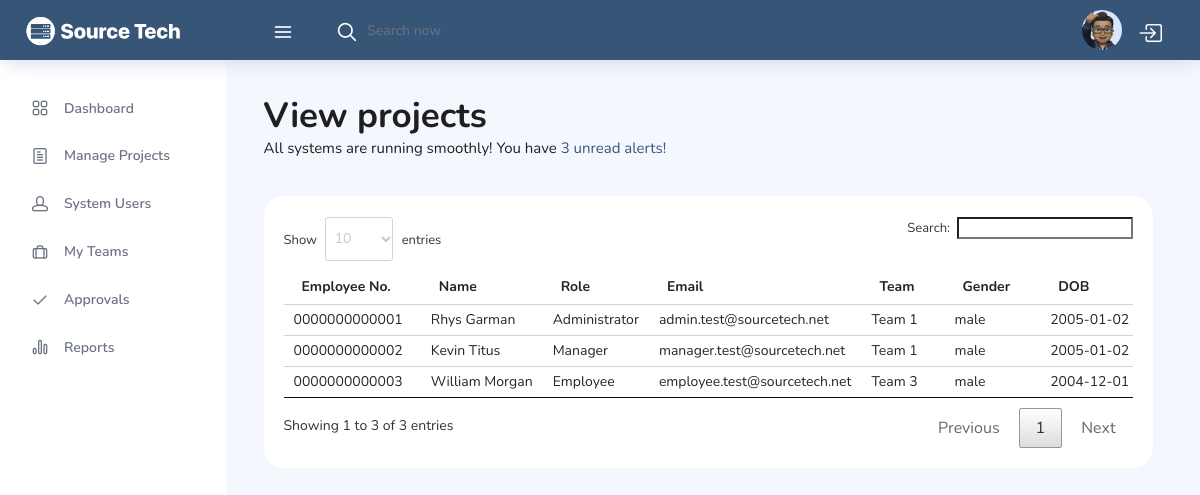
The app's page /projects/viewProjects.php with its own data.
### tables this page shows
CREATE TABLE `Users` (
  `UserID` int(11) NOT NULL,
  `accountType` varchar(64) NOT NULL,
  `firstName` varchar(64) NOT NULL,
  `middleName` varchar(64) DEFAULT NULL,
  `lastName` varchar(64) NOT NULL,
  `email` varchar(128) NOT NULL,
  `password` varchar(256) NOT NULL,
  `empNo` varchar(128) NOT NULL,
  `gender` varchar(64) NOT NULL,
  `DOB` date NOT NULL,
  `phoneNumber` varchar(64) DEFAULT NULL,
  `address` varchar(128) NOT NULL,
  `teams` varchar(64) NOT NULL,
  `lastLogin` datetime NOT NULL DEFAULT CURRENT_TIMESTAMP,
  `creationDate` datetime NOT NULL DEFAULT CURRENT_TIMESTAMP
);

### projects/viewProjects.php (the view, shortened to what this page needs)
<?php
$conn = require '../includes/dbconfig.php';
$sql = "SELECT * FROM Users";
$result = mysqli_query($conn, $sql);
?>
<!DOCTYPE html>
<html lang="en">
<head>
    <link rel="stylesheet" href="../vendors/feather/feather.css" />
    <link rel="stylesheet" href="../vendors/ti-icons/css/themify-icons.css" />
    <link rel="stylesheet" href="../vendors/css/vendor.bundle.base.css" />
    <link rel="stylesheet" href="https://cdn.jsdelivr.net/npm/bootstrap-icons@1.6.1/font/bootstrap-icons.css">
    <link rel="stylesheet" href="../vendors/datatables.net-bs4/dataTables.bootstrap4.css" />
    <link rel="stylesheet" href="../vendors/ti-icons/css/themify-icons.css" />
    <link rel="stylesheet" type="text/css" href="../js/select.dataTables.min.css" />
    <link rel="stylesheet" href="../css/vertical-layout-light/style.css" />
    <link rel="stylesheet" href="../css/jquery.dataTables.min.css" />
</head>
<body>
    <div class="container-scroller">
        <?php include "../includes/_navbar.php"; ?>
        <div class="container-fluid page-body-wrapper">
            <?php include '../includes/_adminsidebar.php'; ?>
            <div class="main-panel">
                <div class="content-wrapper">
                    <div class="row">
                        <div class="col-md-12 grid-margin">
                            <div class="row">
                                <div class="col-12 col-xl-8 mb-4 mb-xl-0">
                                    <h2 class="font-weight-bold">View projects</h2>
                                    <h6 class="font-weight-normal mb-0">
                                        All systems are running smoothly! You have
                                        <span class="text-primary">3 unread alerts!</span>
                                    </h6>
                                </div>
                                <div class="col-12 col-xl-4">
                                </div>
                            </div>
                        </div>
                    </div>
                    <div class="row">
                        <div class="col-lg-12 grid-margin stretch-card">
                            <div class="card">
                                <div class="card-body">
                                    <div class="table-responsive">
                                        <table id="data-table-basic" class="table table-hover">
                                            <thead>
                                                <tr>
                                                    <th>Employee No.</th>
                                                    <th>Name</th>
                                                    <th>Role</th>
                                                    <th>Email</th>
                                                    <th>Team</th>
                                                    <th>Gender</th>
                                                    <th>DOB</th>
                                                </tr>
                                            </thead>
                                            <tbody>
                                                <?php
                                                while ($row = mysqli_fetch_assoc($result)) {
                                                    echo "<tr onclick=\"highlightRow(this)\">";
                                                    echo "<td>" . $row['empNo'] . "</td>";
                                                    echo "<td>" . $row['firstName'] . " " . $row['lastName'] . "</td>";
                                                    echo "<td>" . $row['accountType'] . "</td>";
                                                    echo "<td>" . $row['email'] . "</td>";
                                                    echo "<td>" . $row['teams'] . "</td>";
                                                    echo "<td>" . $row['gender'] . "</td>";
                                                    echo "<td>" . $row['DOB'] . "</td>";
                                                    echo "</tr>";
                                                }
                                                ?>
                                            </tbody>
                                        </table>
                                    </div>
                                </div>
                            </div>
                        </div>
                    </div>
                </div>
            </div>
            <?php include("../includes/_footer.php"); ?>
        </div>
    </div>
</body>
</html>

### includes/_navbar.php (shortened to what this page needs)
<nav class="navbar col-lg-12 col-12 p-0 fixed-top d-flex flex-row">
    <div class="text-center navbar-brand-wrapper d-flex align-items-center justify-content-center">
        <a class="navbar-brand brand-logo mr-5" href="../dashboard.php"><img src="../images/logo.svg" class="mr-2" alt="logo" /></a>
    </div>
    <div class="navbar-menu-wrapper d-flex align-items-center justify-content-end">
        <button class="navbar-toggler navbar-toggler align-self-center" type="button" data-toggle="minimize">
            <span class="icon-menu"></span>
        </button>
        <ul class="navbar-nav mr-lg-2">
            <li class="nav-item nav-search d-none d-lg-block">
                <div class="input-group">
                    <div class="input-group-prepend hover-cursor" id="navbar-search-icon">
                        <span class="input-group-text" id="search">
                            <i class="icon-search"></i>
                        </span>
                    </div>
                    <input type="text" class="form-control" id="navbar-search-input" placeholder="Search now" aria-label="search" aria-describedby="search" />
                </div>
            </li>
        </ul>
        <ul class="navbar-nav navbar-nav-right">
            <li class="nav-item nav-profile dropdown">
                <a class="nav-link dropdown-toggle d-flex align-items-center" href="#" data-toggle="dropdown" id="profileDropdown">
                    <img src="../images/faces/face28.jpg" alt="profile" />
                </a>
            </li>
            <li class="nav-item nav-settings d-none d-lg-flex">
                <a class="nav-link" href="#" onclick="logout()">
                    <i class="bi bi-box-arrow-in-right" style="font-size: 1.5rem;"></i>
                </a>
            </li>
        </ul>
    </div>
</nav>

### includes/_adminsidebar.php (shortened to what this page needs)
<nav class="sidebar sidebar-offcanvas" id="sidebar">
    <ul class="nav">
        <li class="nav-item">
            <a class="nav-link" href="../dashboard.php">
                <i class="icon-grid menu-icon"></i>
                <span class="menu-title">Dashboard</span>
            </a>
        </li>
        <li class="nav-item">
            <a class="nav-link" data-toggle="collapse" href="#ui-basic" aria-expanded="false" aria-controls="ui-basic">
                <i class="icon-paper menu-icon"></i>
                <span class="menu-title">Manage Projects</span>
                <i class="menu-arrow"></i>
            </a>
        </li>
        <li class="nav-item">
            <a class="nav-link" data-toggle="collapse" href="#form-elements" aria-expanded="false" aria-controls="form-elements">
                <i class="icon-head menu-icon"></i>
                <span class="menu-title">System Users</span>
                <i class="menu-arrow"></i>
            </a>
        </li>
        <li class="nav-item">
            <a class="nav-link" data-toggle="collapse" href="#tables" aria-expanded="false" aria-controls="tables">
                <i class="icon-briefcase menu-icon"></i>
                <span class="menu-title">My Teams</span>
                <i class="menu-arrow"></i>
            </a>
        </li>
        <li class="nav-item">
            <a class="nav-link" data-toggle="collapse" href="#icons" aria-expanded="false" aria-controls="icons">
                <i class="icon-check menu-icon"></i>
                <span class="menu-title">Approvals</span>
                <i class="menu-arrow"></i>
            </a>
        </li>
        <li class="nav-item">
            <a class="nav-link" data-toggle="collapse" href="#auth" aria-expanded="false" aria-controls="auth">
                <i class="icon-bar-graph-2 menu-icon"></i>
                <span class="menu-title">Reports</span>
                <i class="menu-arrow"></i>
            </a>
        </li>
    </ul>
</nav>

### includes/_footer.php (shortened to what this page needs)
<footer class="footer">
</footer>

### projects/viewProjects.php (style rules this page uses)
* { margin: 0; padding: 0; }

### records on screen
users: empNo "0000000000001", firstName "Rhys", lastName "Garman", accountType "Administrator", email "admin.test@sourcetech.net", teams "Team 1", gender "male", DOB "2005-01-02"
users: empNo "0000000000002", firstName "Kevin", lastName "Titus", accountType "Manager", email "manager.test@sourcetech.net", teams "Team 1", gender "male", DOB "2005-01-02"
users: empNo "0000000000003", firstName "William", lastName "Morgan", accountType "Employee", email "employee.test@sourcetech.net", teams "Team 3", gender "male", DOB "2004-12-01"
